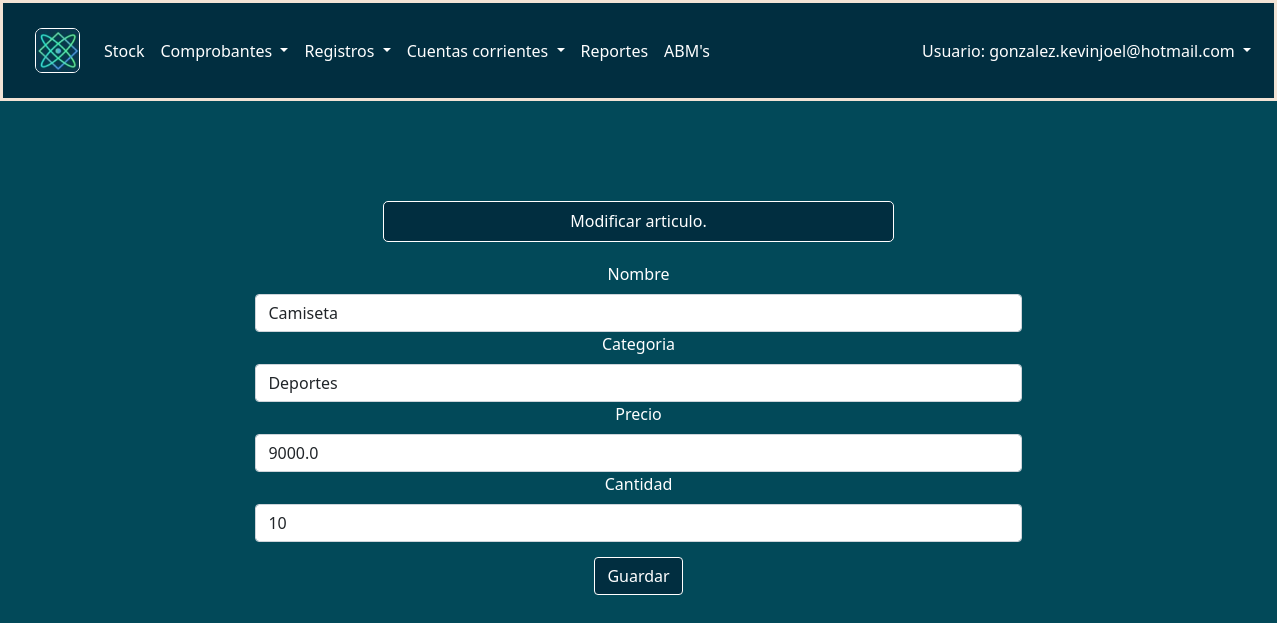
/abm/modificararticulo/2 (signed in), run on an earlier commit of the app's database.
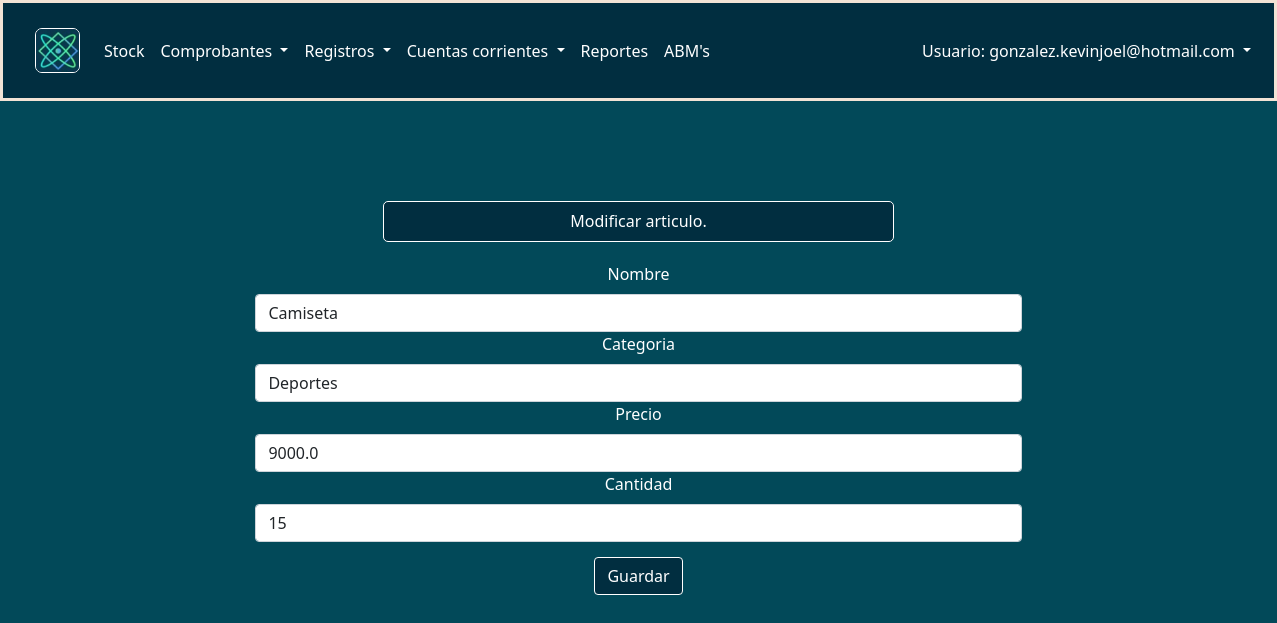
And on a later commit of the database.
### AppArticulos/models.py (models this page shows, shortened)
class Articulo(models.Model):
    id_articulo=models.IntegerField(primary_key = True)
    nombre=models.CharField('Nombre', max_length=50)
    categoria=models.ForeignKey(Categoria, on_delete=models.CASCADE)
    precio=models.FloatField('Precio')
    disponibilidad=models.BooleanField(default=True)
    cantidad=models.IntegerField('Cantidad')
    created=models.DateTimeField(auto_now_add=True)
    updated=models.DateTimeField(auto_now_add=True)
    class Meta:
        verbose_name="Articulo"
        verbose_name_plural="Articulos"

### AppABM/views.py (the view, shortened to what this page needs)
# urls.py: path('modificararticulo/<id>', views.modificar_articulo, name="modificar_articulo"),
@login_required
def modificar_articulo(request, id):
    producto = get_object_or_404(Articulo, id_articulo=id)
    data = {
        'form': ArticuloModificarForm(instance=producto)
    }
    return render(request, 'AppABM/modificararticulo.html', data)

### AppABM/forms.py
class ArticuloModificarForm(forms.ModelForm):
    class Meta:
        model = Articulo
        fields = ['nombre', 'categoria', 'precio', 'cantidad']

### AppAgregar/context_processor.py (called while the page is built)
def importe_total(request):
    total=0.0
    if request.user.is_authenticated:
        if "agregar" in request.session.keys():
                for key, value in request.session['agregar'].items():
                        total=total+value['totalcant']
    return {'importe_total': total}

def importe_totalsiniva(request):
    total=0.0
    if request.user.is_authenticated:
        if "agregar" in request.session.keys():
                for key, value in request.session['agregar'].items():
                        total=total+value['subtotal']
    return {'totalsiniva': total}

### AppAgregarV/context_processor.py (called while the page is built)
def importe_total(request):
    total=0.0
    if request.user.is_authenticated:
        if "agregarv" in request.session.keys():
                for key, value in request.session['agregarv'].items():
                        total=total+value['totalcant']
    return {'totalventaIVA': total}

### AppArticulos/models.py (called while the page is built)
    def __str__(self):
        return self.nombre

### AppABM/templates/AppAbm/modificararticulo.html (shortened to what this page needs)
{% extends "base/base.html" %}
{% load widget_tweaks %}
{% load bootstrap4 %}
{% load static %}
{% block content %}
    <form method="post" class="formularioadd" enctype="multipart/form-data">
        <h6 class="addproductabm"> Modificar articulo. </h6>
        {% for field in form.visible_fields %}
            <div class="form-group add" style="width: 60%; margin:auto; color: white;">
                <label for="{{ field.id_for_label }}">{{ field.label }}</label>
                {{ field|add_class:'form-control' }}
            </div>
        {% endfor %}
            <div class="form-group guardar">
                <button type="submit" class="btn btn-success" style="margin-top: 15px; background-color: #012E40; border: solid 1px white;">
                 Guardar
                </button>
            </div>
    </form>
{% endblock %}

What changed in the data, as far as the page shows it:
changed Articulo "Camiseta": cantidad "10" → "15"
